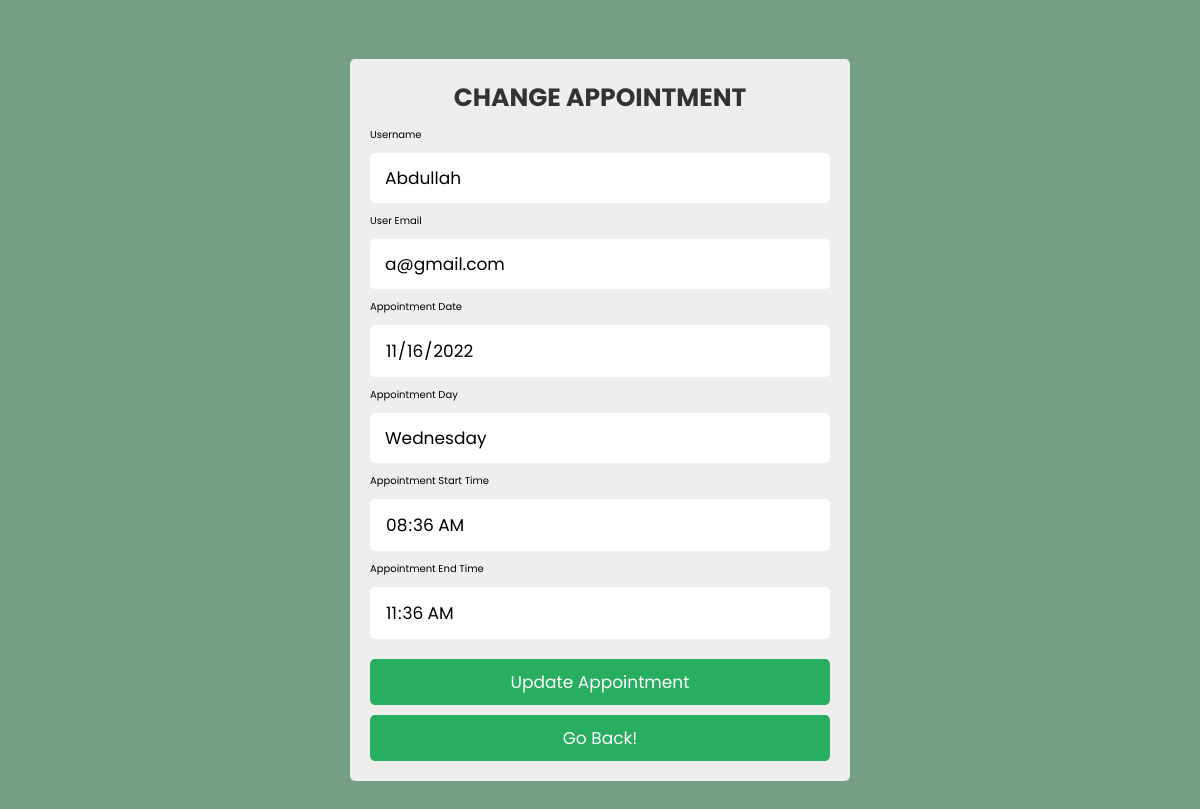
Page /userUpdateAppointmentAdd.php?edit=23 (signed in) on the earlier database version.
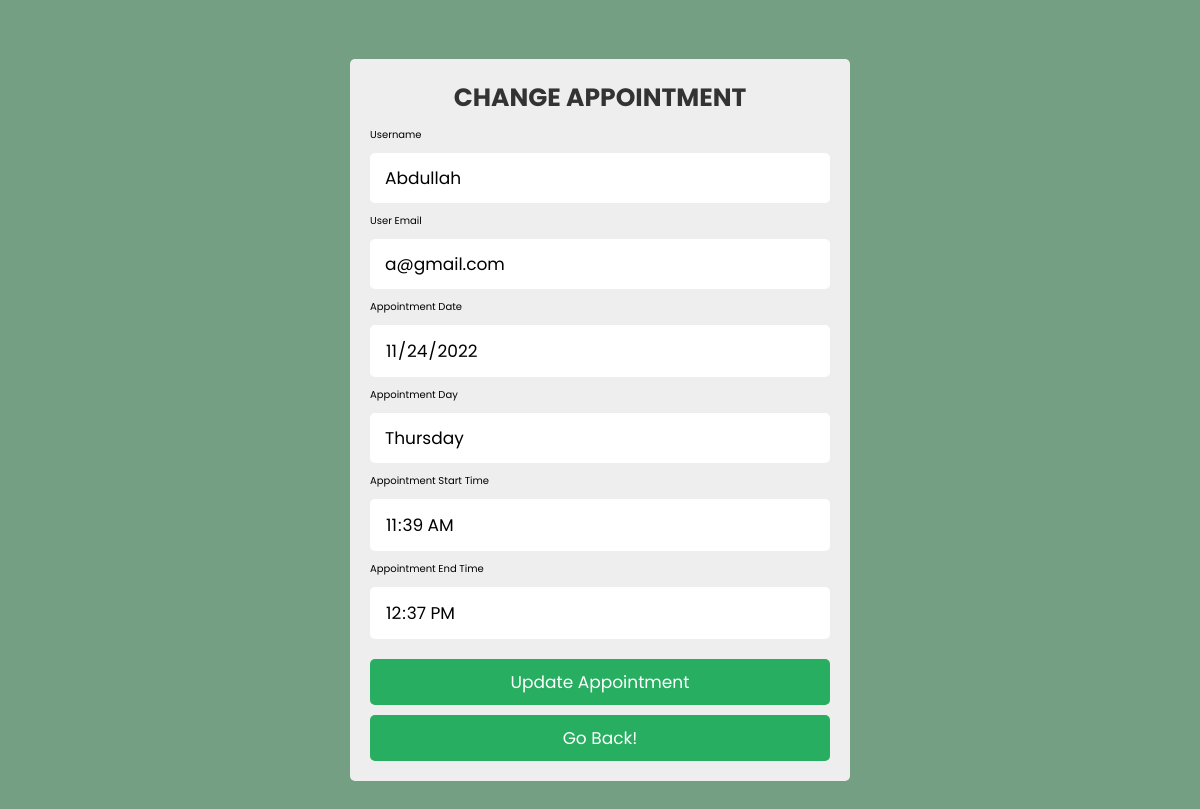
Same page on the later database version.
### tables this page shows
CREATE TABLE `tbl_booking` (
  `bookingID` int(255) NOT NULL,
  `bookingDate` date NOT NULL,
  `bookingStartTime` time NOT NULL,
  `bookingEndTime` time NOT NULL
);

### userUpdateAppointmentAdd.php (the view, shortened to what this page needs)
<?php
include('dbcon.php');
if (isset($_SESSION["username"])) {
    $email = $_SESSION["email"];
} else {
    session_unset();
    session_write_close();
    $url = "./index.php";
    header("Location: $url");
}
$id = $_GET['edit'];
?>
<!DOCTYPE html>
<html lang="en">
<head>
   <link rel="stylesheet" href="assets/css/productcss.css">
</head>
<body>
<div class="container">
<div class="admin-product-form-container centered">
   <form action="" method="post" enctype="multipart/form-data">
      <h3 class="title">Change Appointment</h3>
      <?php
      $select = mysqli_query($con, "SELECT * FROM tbl_member WHERE email='$email'");
      while($row = mysqli_fetch_assoc($select)){
   ?>
      <label>Username</label><br>
      <input type="text" class="box" name="username" value="<?php echo $row['username']; ?>" readonly=readonly>
      <label>User Email</label><br>
      <input type="text" class="box" name="username" value="<?php echo $row['email']; ?>" readonly=readonly>
      <?php }; ?>
      <?php
      $select2 = mysqli_query($con, "SELECT * FROM tbl_booking WHERE bookingID='$id'");
      while($row2 = mysqli_fetch_assoc($select2)){
      ?>
      <label>Appointment Date</label><br>
      <input type="date" class="box" name="booking_Date" value="<?php echo $row2['bookingDate']; ?>" readonly="readonly">
      <label>Appointment Day</label><br>
      <input type="text" class="box" name="bookingDay" value="<?php echo date('l', strtotime($row2["bookingDate"]));?>" readonly="readonly">
      <label>Appointment Start Time</label><br>
      <input type="time" class="box" name="booking_ST" value="<?php echo $row2['bookingStartTime']; ?>" readonly="readonly">
      <label>Appointment End Time</label><br>
      <input type="time" class="box" name="booking_ET" value="<?php echo $row2['bookingEndTime']; ?>" readonly="readonly">
      <input type="submit" value="Update Appointment" name="book_appointment" class="btn">
      <a href="userBooking.php" class="btn">go back!</a>
   </form>
   <?php
      }
      ?>
</div>
</div>
</body>
</html>

Differences in the rows shown:
changed tbl_booking: booking_Date "11/16/2022" → "11/24/2022"; bookingDay "Wednesday" → "Thursday"; booking_ST "08:36:00" → "11:39:00"; booking_ET "11:36:00" → "12:37:00"
